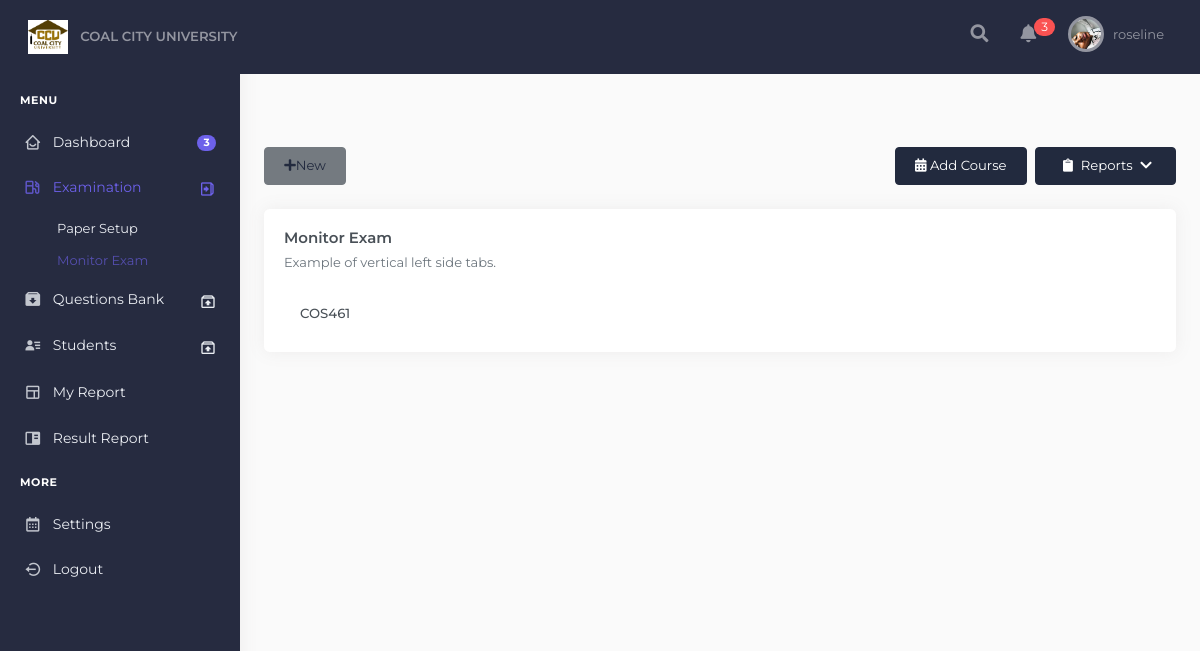
/lecturer/monitor-exam/ (signed in), run on the app's committed database.
### exam/models.py (models this page shows)
class Teacher(models.Model):
    id = models.AutoField(primary_key=True)
    name = models.CharField('Name', max_length=20)
    username = models.CharField(
        ('username'), max_length=150, unique=True, error_messages={'unique': ("A user with that username already exists."),
        },
    )
    sex = models.CharField('Gender', max_length=10, choices=SEX, default='Male')
    dept = models.CharField('Department', max_length=100, choices=DEPT, default=None)
    email = models.EmailField('Email', default=None)
    password1 = models.CharField('Password', max_length=20, default='000000')
    password2 = models.CharField('Password2', max_length=20, default='000000')
    objects = models.Manager()
    EMAIL_FIELD = 'email'
    USERNAME_FIELD = 'username'
    set_password = 'password'
    def __str__(self):
        return self.name
    class Meta:
        db_table = 'teacher'
        verbose_name = 'Teacher'
        verbose_name_plural = verbose_name

class Course(models.Model):
    tid = models.ForeignKey(Teacher, on_delete=models.CASCADE)
    course = models.CharField(
        ('Course'), max_length=20, unique=True, error_messages={'unique': ("The Course has already been created, Add Questions!"),
        }, default=''
    )
    objects = models.Manager()
    def __str__(self):
        return self.course
    class Meta:
        db_table = 'course'
        verbose_name = 'Teacher course'
        verbose_name_plural = verbose_name

### lecturers/models.py (models this page shows, shortened)
class Profile(models.Model):
    user = models.OneToOneField(Teacher, on_delete=models.CASCADE)
    image = models.ImageField(default='default.png', upload_to='profile_pics')
    coverimage = models.ImageField(default='default.png', upload_to='cover_pics')

### lecturers/views.py (the view)
# urls.py: path('monitor-exam/', views.monitorExam, name='monitor_exam'),
def monitorExam(request):
    username = request.session['username']
    print("username::::::", username)
    teacher = Teacher.objects.get(username=username)
    print("teacher::::::", teacher)
    courses = Course.objects.filter(tid=teacher)
    print("courses", courses)
    if request.GET.keys():
        if request.GET.get('src') != '':
            keyword = request.GET.get('src')
            courses = Course.objects.filter(Q(brand=keyword.capitalize()) | Q(type=keyword.capitalize()))
    context = {
        'teacher': teacher,
        'courses': courses
    }
    return render(request, 'lecturers/monitor_exam.html', context)

### lecturers/templates/lecturers/monitor_exam.html (shortened to what this page needs)
{% extends "lecturers/base.html" %}
{% load crispy_forms_tags %}
{% block content %}
<div class="main-content">
    <div class="page-content">
        <div class="container-fluid">
        <div class="d-flex justify-content-between flex-wrap flex-md-nowrap align-items-center py-4">
        <div>
            <button class="btn btn-secondary text-dark me-2 dropdown-toggle" data-bs-toggle="dropdown" aria-haspopup="true" aria-expanded="false">
                <span class="fas fa-plus me-2"></span>New
            </button>
        </div>
        <div>
            <button type="button" class="btn btn-dark mx-2" data-toggle="modal" data-target="#coursemodal"><span class="fas fa-calendar-alt"></span> Add Course</button>
            <div class="dropdown float-right position-relative">
                <button class="btn btn-dark dropdown-toggle" data-toggle="dropdown" aria-haspopup="true" aria-expanded="false">
                    <span class="fas fa-clipboard mx-2"></span>Reports
                    <span class="icon icon-small mx-1"><span class="fas fa-chevron-down"></span></span>
                </button>
            </div>
        </div>
    </div>
  <div class="row">
      <div class="col-12 col-xl-12">
        <div class="card card-animate">
            <div class="card-body">
                <h4 class="card-title">Monitor Exam</h4>
                <p class="card-subtitle mb-4">Example of vertical left side tabs.</p>
                <div class="row">
                    <div class="col-sm-3 mb-2 mb-sm-0">
                        <div class="nav flex-column nav-pills" id="v-pills-tab" role="tablist" aria-orientation="vertical">
                            {% for course in courses %}
                                <a class="nav-link show" id="v-pills-{{course}}-tab" data-toggle="pill" href="#v-pills-{{course}}" role="tab" aria-controls="v-pills-home"
                                    aria-selected="true">
                                    <span class="d-none d-lg-block">{{ course }}</span>
                                </a>
                            {% endfor %}
                        </div>
                    </div>
                    <div class="col-sm-9">
                    </div>
                </div>
            </div>
        </div>
      </div>
  </div>
  </div>
  </div>
  </div>
{% endblock content %}

### lecturers/templates/lecturers/base.html (shortened to what this page needs)
{% load static %}
<!doctype html>
<html>
    <head>
        <link href="{% static 'exam/plugins/datatables/dataTables.bootstrap4.css' %}" rel="stylesheet" type="text/css" />
        <link href="{% static 'exam/plugins/datatables/responsive.bootstrap4.css' %}" rel="stylesheet" type="text/css" />
        <link href="{% static 'exam/plugins/datatables/buttons.bootstrap4.css' %}" rel="stylesheet" type="text/css" />
        <link href="{% static 'exam/plugins/datatables/select.bootstrap4.css' %}" rel="stylesheet" type="text/css" />
        <link href="{% static 'exam/plugins/fontawesome5/css/all.min.css' %}" rel="stylesheet" type="text/css" />
        <link href="https://unpkg.com/boxicons@2.0.7/css/boxicons.min.css" rel="stylesheet" type="text/css" />
        <link href="{% static 'exam/plugins/sweetalert2/sweetalert2.min.css' %}" rel="stylesheet" type="text/css">
        <link href="{% static 'exam/toastr.min.css' %}" rel="stylesheet" type="text/css" media="all"/>
        <link href="{% static 'exam/plugins/bootstrap.min.css' %}" rel="stylesheet" type="text/css" />
        <link href="{% static 'exam/style.css' %}" rel="stylesheet" type="text/css" />
        <link href="{% static 'exam/theme.min.css' %}" rel="stylesheet" type="text/css" />
    </head>
    <body>
        <nav class="navbar navbar-expand-lg navbar-dark sticky-top">
            <div class="container-fluid">
              <a class="navbar-brand" href="{% url 'lecturer_dashboard' %}">
                  <img src="{% static 'exam/images/logo.png' %}" width="40px"/> <span class="ml-2 text-white-50 h6">COAL CITY UNIVERSITY</span>
              </a>
              <div class="collapse navbar-collapse" id="navbarSupportedContent">
                <ul class="navbar-nav align-items-center justify-content-xl-center ml-auto">
                <li class="nav-item dropdown d-none d-sm-inline-block" data-toggle="tooltip" data-placement="bottom" title="Search">
                    <a class="nav-link navbar-link waves-effect" id="page-header-user-dropdown2" data-toggle="dropdown" aria-haspopup="true" aria-expanded="false"><i class="fa fa-search"></i></a>
                </li>
                <li class="nav-item dropdown d-inline-block" data-toggle="tooltip" data-placement="bottom" title="Notifications" >
                    <a class="nav-link navbar-link waves-effect" id="page-header-user-dropdown3" data-toggle="dropdown" aria-haspopup="true" aria-expanded="false" data-toggle="tooltip" data-placement="bottom">
                        <span class="icon icon-sm mx-3">
                            <i class="fa fa-bell"></i>
                            <span class="icon-badge unread-notifications">3</span>
                          </span>
                    </a>
                </li>
                    <li class="nav-item dropdown">
                        <a class="nav-link navbar-link waves-effect" href="javascript:void(0)" id="page-header-user-dropdown" data-toggle="dropdown" aria-haspopup="true" aria-expanded="false">
                            <img width="30px" class="rounded-circle header-profile-user" src="{{teacher.profile.image.url}}"  />
                            <span class="d-none d-sm-inline-block ml-1 font-size-13">{{teacher.username}}</span>
                        </a>
                    </li>
                </ul>
              </div>
            </div>
        </nav>
        <div id="layout-wrapper">
            <div class="vertical-menu">
              <div data-simplebar class="h-100">
                  <div class="navbar-brand-box">
                      <a href="index.html" class="logo">
                      </a>
                  </div>
                  <div id="sidebar-menu">
                      <ul class="metismenu list-unstyled" id="side-menu">
                          <li class="menu-title">Menu</li>
                          <li>
                              <a href="{% url 'lecturer_dashboard' %}" class="waves-effect"><i class="bx bx-home-smile"></i><span class="badge badge-pill badge-primary float-right">3</span><span>Dashboard</span></a>
                          </li>
                          <li>
                              <a href="javascript: void(0);" class="has-arrow waves-effect"><i class="bx bx-gas-pump"></i><span>Examination</span></a>
                              <ul class="sub-menu" aria-expanded="false">
                                  <li><a href="{% url 'exam_setup' %}">Paper Setup</a></li>
                                   <li ><a href="{% url 'monitor_exam' %}" id="monitorLink" class="disabled">Monitor Exam</a></li>
                              </ul>
                          </li>
                          <li>
                              <a href="javascript: void(0);" class="has-arrow waves-effect"><i class="bx bxs-archive-in"></i><span>Questions Bank</span></a>
                          </li>
                          <li>
                              <a href="javascript: void(0);" class="has-arrow waves-effect"><i class="bx bxs-user-detail"></i><span>Students</span></a>
                          </li>
                          <li><a href="#" class="waves-effect"><i class="bx bx-layout"></i><span>My Report</span></a></li>
                          <li><a href="#" class="waves-effect"><i class="bx bxs-book-content"></i><span>Result Report</span></a></li>
                          <li class="menu-title">More</li>
                          <li><a href="{% url 'lecturer-setting' %}" class=" waves-effect"><i class="bx bx-calendar"></i><span>Settings</span></a></li>
                          <li>
                              <a href="{% url 'lecturer_logout' %}" class="waves-effect"><i class="bx bx-log-out-circle"></i><span>Logout</span></a>
                          </li>
                      </ul>
                  </div>
              </div>
            </div>
            {% block content %}
            {% endblock %}
        </div>
        {% load sweetify%}
    </body>
</html>

### exam/static/exam/style.css (style rules this page uses)
li a { color: red; }
ul { margin-left: 5px; padding-left: 15px; }
body { background: #fafafa; color: #333333; }

### lecturers/templates/lecturers/base.html (style rules this page uses)
.navbar, .vertical-menu { background: #262b40!important; }
#sidebar-menu ul li a { color: #eaedf2; }
.menu-title { color:#fff; }
.navbar-nav li a.navbar-link { font-size: 18px; }
.page-content { padding: calc(25px + 24px) calc(24px / 2) 70px calc(24px / 2); }
#sidebar-menu .has-arrow:after { content: "\e9b2"; font-family: "BoxIcons"; display: block; float: right; -webkit-transition: -webkit-transform 0.2s; transition: -webkit-transform 0.2s; transition: transform 0.2s; transition: transform 0.2s, -webkit-transform 0.2s; padding-top: 2px; font-size: 1rem; }
.icon { text-align: center; display: inline-flex; -moz-align-items: center; -ms-align-items: center; align-items: center; -moz-justify-content: center; -ms-justify-content: center; justify-content: center; -ms-flex-pack: center; }
.icon-badge { display: inline-block; position: absolute; top: -11px; right: 5px; width: auto; font-size: 12px; color:#fff; background-color: #FA5252; padding-right: .6em; padding-left: .6em; border-radius: 10rem; }
.unread-notifications { position: absolute; top: 5px; }
.disabled, .btn:disabled { opacity:.65 }
.btn:not(:disabled):not(.disabled) { cursor:pointer }
.disabled, fieldset:disabled a.btn { pointer-events:none }

### data on the page
Teacher: profile.image (picture), username "roseline"
Course: course "COS461"
